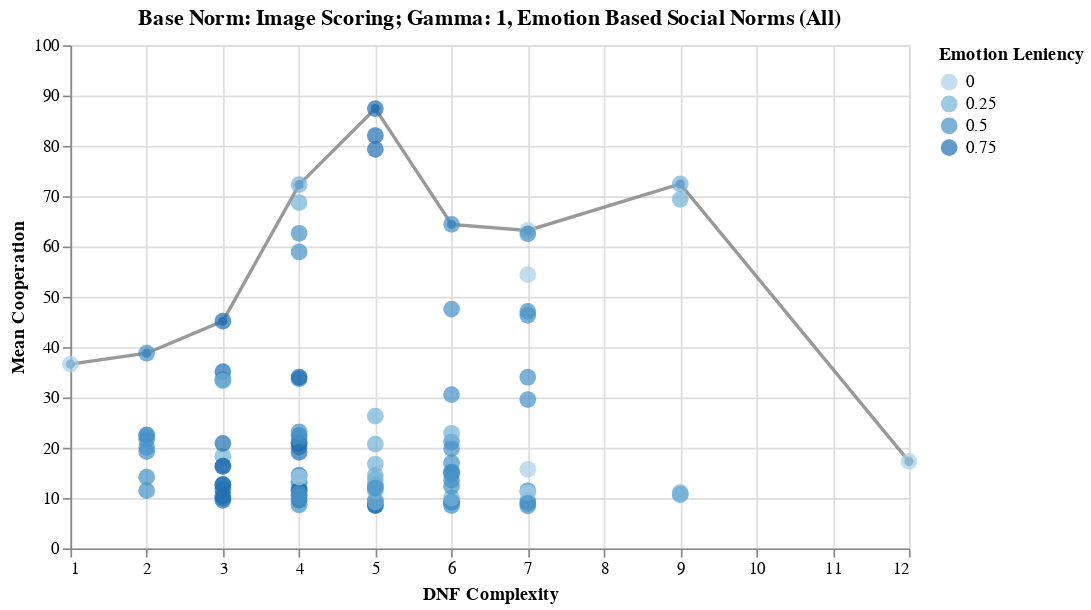

Notebook code cell kept with this figure:
### Code cell
# =============================
#   Scatterplot by Base Norm
# =============================

# 1. Choose base norm
chosen_base_norm = "Image Scoring"
chosen_gamma = 1

# Filter relevant runs
filtered = merged_df[merged_df["base_social_norm"] == chosen_base_norm].copy()
filtered = filtered[filtered.Z == 40]
filtered = filtered[filtered.gamma_center == chosen_gamma]
filtered = filtered[filtered.Emotion_Leniency != 1]


# 2. Average all runs per emergent norm
grouped = (
    filtered.groupby(["8bit_vector", "DNF_literals", "Emotion_Leniency"], as_index=False)
            .agg(mean_coop=("average_cooperation", "mean"))
)

# 3. Keep only the top 10% for each DNF complexity
def top_10_percent(df):
    if len(df) == 0:
        return df
    cutoff = np.quantile(df["mean_coop"], 0)
    return df[df["mean_coop"] >= cutoff]

grouped_top = (
    grouped.groupby("DNF_literals", group_keys=False)
           .apply(top_10_percent)
)

# NEW: Highest value per DNF (one per group)
top_per_dnf = (
    grouped_top.loc[grouped_top.groupby("DNF_literals")["mean_coop"].idxmax()]
)

# Scatter plot
scatter = (
    alt.Chart(grouped_top)
    .mark_circle(size=100)
    .encode(
        x=alt.X("DNF_literals:Q", title="DNF Complexity"),
        y=alt.Y("mean_coop:Q", title="Mean Cooperation",
                scale=alt.Scale(domain=[0, 100])),
        color=alt.Color("Emotion_Leniency:O", title="Emotion Leniency"),
        tooltip=[
            "8bit_vector",
            "DNF_literals",
            "Emotion_Leniency",
            alt.Tooltip("mean_coop:Q", format=".4f")
        ]
    )
)

# NEW: Line connecting the top points
topline = (
    alt.Chart(top_per_dnf)
    .mark_line(point=True, size=2, color="gray", opacity=0.8)
    .encode(
        x="DNF_literals:Q",
        y="mean_coop:Q",
        tooltip=["DNF_literals", "mean_coop"]
    )
)

# Combine
plot = (
    (topline + scatter)
    .properties(
        width=500,
        height=300,
        title=f"Base Norm: {chosen_base_norm}; Gamma: {chosen_gamma}, Emotion Based Social Norms (All)"
    )
)

plot

### Figure 1 — Vega-Lite specification as saved in the notebook (floating-point values rounded to 4 significant figures)
{"config": {"view": {"continuousWidth": 400, "continuousHeight": 300}}, "layer": [{"data": {"name": "data-dd2a4f03f4d10bf95cc0a077a4f0d60d"}, "mark": {"type": "line", "color": "gray", "opacity": 0.8, "point": true, "size": 2}, "encoding": {"tooltip": [{"field": "DNF_literals", "type": "quantitative"}, {"field": "mean_coop", "type": "quantitative"}], "x": {"field": "DNF_literals", "type": "quantitative"}, "y": {"field": "mean_coop", "type": "quantitative"}}}, {"data": {"name": "data-79492d19362a55426a659dcdada07df8"}, "mark": {"type": "circle", "size": 100}, "encoding": {"color": {"field": "Emotion_Leniency", "title": "Emotion Leniency", "type": "ordinal"}, "tooltip": [{"field": "8bit_vector", "type": "nominal"}, {"field": "DNF_literals", "type": "quantitative"}, {"field": "Emotion_Leniency", "type": "quantitative"}, {"field": "mean_coop", "format": ".4f", "type": "quantitative"}], "x": {"field": "DNF_literals", "title": "DNF Complexity", "type": "quantitative"}, "y": {"field": "mean_coop", "scale": {"domain": [0, 100]}, "title": "Mean Cooperation", "type": "quantitative"}}}], "height": 300, "title": "Base Norm: Image Scoring; Gamma: 1, Emotion Based Social Norms (All)", "width": 500, "$schema": "https://vega.github.io/schema/vega-lite/v4.17.0.json", "datasets": {"data-dd2a4f03f4d10bf95cc0a077a4f0d60d": [{"8bit_vector": "01010101", "DNF_literals": 1, "Emotion_Leniency": 0.0, "mean_coop": 36.62}, {"8bit_vector": "11110101", "DNF_literals": 2, "Emotion_Leniency": 0.5, "mean_coop": 38.79}, {"8bit_vector": "11110001", "DNF_literals": 3, "Emotion_Leniency": 0.75, "mean_coop": 45.16}, {"8bit_vector": "01000101", "DNF_literals": 4, "Emotion_Leniency": 0.25, "mean_coop": 72.3}, {"8bit_vector": "11000001", "DNF_literals": 5, "Emotion_Leniency": 0.75, "mean_coop": 87.42}, {"8bit_vector": "01000001", "DNF_literals": 6, "Emotion_Leniency": 0.5, "mean_coop": 64.41}, {"8bit_vector": "01011001", "DNF_literals": 7, "Emotion_Leniency": 0.0, "mean_coop": 63.2}, {"8bit_vector": "01001001", "DNF_literals": 9, "Emotion_Leniency": 0.25, "mean_coop": 72.43}, {"8bit_vector": "01101001", "DNF_literals": 12, "Emotion_Leniency": 0.0, "mean_coop": 17.28}], "data-79492d19362a55426a659dcdada07df8": [{"8bit_vector": "00000001", "DNF_literals": 3, "Emotion_Leniency": 0.75, "mean_coop": 35.13}, {"8bit_vector": "00000010", "DNF_literals": 3, "Emotion_Leniency": 0.75, "mean_coop": 33.49}, {"8bit_vector": "00000100", "DNF_literals": 3, "Emotion_Leniency": 0.75, "mean_coop": 11.7}, {"8bit_vector": "00000101", "DNF_literals": 2, "Emotion_Leniency": 0.5, "mean_coop": 22.56}, {"8bit_vector": "00000110", "DNF_literals": 6, "Emotion_Leniency": 0.5, "mean_coop": 19.82}, {"8bit_vector": "00000111", "DNF_literals": 4, "Emotion_Leniency": 0.75, "mean_coop": 33.73}, {"8bit_vector": "00001000", "DNF_literals": 3, "Emotion_Leniency": 0.75, "mean_coop": 12.72}, {"8bit_vector": "00001001", "DNF_literals": 6, "Emotion_Leniency": 0.5, "mean_coop": 21.17}, {"8bit_vector": "00001010", "DNF_literals": 2, "Emotion_Leniency": 0.5, "mean_coop": 22.45}, {"8bit_vector": "00001011", "DNF_literals": 4, "Emotion_Leniency": 0.75, "mean_coop": 34.06}, {"8bit_vector": "00001101", "DNF_literals": 4, "Emotion_Leniency": 0.75, "mean_coop": 20.87}, {"8bit_vector": "00001110", "DNF_literals": 4, "Emotion_Leniency": 0.75, "mean_coop": 20.97}, {"8bit_vector": "00010000", "DNF_literals": 3, "Emotion_Leniency": 0.75, "mean_coop": 9.563}, {"8bit_vector": "00010001", "DNF_literals": 2, "Emotion_Leniency": 0.5, "mean_coop": 21.68}, {"8bit_vector": "00010010", "DNF_literals": 6, "Emotion_Leniency": 0.5, "mean_coop": 13.56}, {"8bit_vector": "00010011", "DNF_literals": 4, "Emotion_Leniency": 0.75, "mean_coop": 22.47}, {"8bit_vector": "00010100", "DNF_literals": 6, "Emotion_Leniency": 0.5, "mean_coop": 9.163}, {"8bit_vector": "00010101", "DNF_literals": 4, "Emotion_Leniency": 0.25, "mean_coop": 13.17}, {"8bit_vector": "00010110", "DNF_literals": 9, "Emotion_Leniency": 0.25, "mean_coop": 11.08}, {"8bit_vector": "00010111", "DNF_literals": 6, "Emotion_Leniency": 0.5, "mean_coop": 15.18}, {"8bit_vector": "00011000", "DNF_literals": 6, "Emotion_Leniency": 0.5, "mean_coop": 8.52}, {"8bit_vector": "00011001", "DNF_literals": 5, "Emotion_Leniency": 0.25, "mean_coop": 14.57}, {"8bit_vector": "00011010", "DNF_literals": 5, "Emotion_Leniency": 0.25, "mean_coop": 12.65}, {"8bit_vector": "00011011", "DNF_literals": 4, "Emotion_Leniency": 0.5, "mean_coop": 14.57}, {"8bit_vector": "00011100", "DNF_literals": 5, "Emotion_Leniency": 0.75, "mean_coop": 8.562}, {"8bit_vector": "00011101", "DNF_literals": 4, "Emotion_Leniency": 0.5, "mean_coop": 13.11}, {"8bit_vector": "00100001", "DNF_literals": 6, "Emotion_Leniency": 0.5, "mean_coop": 15.12}, {"8bit_vector": "00100010", "DNF_literals": 2, "Emotion_Leniency": 0.5, "mean_coop": 19.24}, {"8bit_vector": "00100011", "DNF_literals": 4, "Emotion_Leniency": 0.75, "mean_coop": 20.14}, {"8bit_vector": "00100100", "DNF_literals": 6, "Emotion_Leniency": 0.5, "mean_coop": 9.226}, {"8bit_vector": "00100101", "DNF_literals": 5, "Emotion_Leniency": 0.25, "mean_coop": 12.3}, {"8bit_vector": "00100110", "DNF_literals": 5, "Emotion_Leniency": 0.25, "mean_coop": 13.7}, {"8bit_vector": "00100111", "DNF_literals": 4, "Emotion_Leniency": 0.5, "mean_coop": 14.38}, {"8bit_vector": "00101000", "DNF_literals": 6, "Emotion_Leniency": 0.5, "mean_coop": 9.199}, {"8bit_vector": "00101001", "DNF_literals": 9, "Emotion_Leniency": 0.25, "mean_coop": 10.78}, {"8bit_vector": "00101010", "DNF_literals": 4, "Emotion_Leniency": 0.25, "mean_coop": 12.09}, {"8bit_vector": "00101011", "DNF_literals": 6, "Emotion_Leniency": 0.5, "mean_coop": 14.84}, {"8bit_vector": "00101100", "DNF_literals": 5, "Emotion_Leniency": 0.75, "mean_coop": 9.408}, {"8bit_vector": "00101101", "DNF_literals": 7, "Emotion_Leniency": 0.5, "mean_coop": 11.45}, {"8bit_vector": "00110001", "DNF_literals": 4, "Emotion_Leniency": 0.75, "mean_coop": 11.54}, {"8bit_vector": "00110010", "DNF_literals": 4, "Emotion_Leniency": 0.75, "mean_coop": 11.6}, {"8bit_vector": "00110100", "DNF_literals": 5, "Emotion_Leniency": 0.75, "mean_coop": 8.514}, {"8bit_vector": "00110101", "DNF_literals": 4, "Emotion_Leniency": 0.5, "mean_coop": 8.71}, {"8bit_vector": "00110110", "DNF_literals": 7, "Emotion_Leniency": 0.5, "mean_coop": 8.435}, {"8bit_vector": "00110111", "DNF_literals": 3, "Emotion_Leniency": 0.75, "mean_coop": 10.48}, {"8bit_vector": "00111001", "DNF_literals": 7, "Emotion_Leniency": 0.5, "mean_coop": 9.396}, {"8bit_vector": "01000001", "DNF_literals": 6, "Emotion_Leniency": 0.5, "mean_coop": 64.41}, {"8bit_vector": "01000011", "DNF_literals": 5, "Emotion_Leniency": 0.75, "mean_coop": 82.06}, {"8bit_vector": "01000100", "DNF_literals": 2, "Emotion_Leniency": 0.5, "mean_coop": 20.07}, {"8bit_vector": "01000101", "DNF_literals": 4, "Emotion_Leniency": 0.25, "mean_coop": 72.3}, {"8bit_vector": "01000110", "DNF_literals": 5, "Emotion_Leniency": 0.25, "mean_coop": 26.29}, {"8bit_vector": "01000111", "DNF_literals": 4, "Emotion_Leniency": 0.5, "mean_coop": 62.63}, {"8bit_vector": "01001001", "DNF_literals": 9, "Emotion_Leniency": 0.25, "mean_coop": 72.43}, {"8bit_vector": "01001011", "DNF_literals": 7, "Emotion_Leniency": 0.5, "mean_coop": 46.34}, {"8bit_vector": "01010000", "DNF_literals": 2, "Emotion_Leniency": 0.5, "mean_coop": 14.15}, {"8bit_vector": "01010001", "DNF_literals": 4, "Emotion_Leniency": 0.25, "mean_coop": 68.74}, {"8bit_vector": "01010011", "DNF_literals": 4, "Emotion_Leniency": 0.5, "mean_coop": 21.72}, {"8bit_vector": "01010100", "DNF_literals": 4, "Emotion_Leniency": 0.25, "mean_coop": 8.617}, {"8bit_vector": "01010101", "DNF_literals": 1, "Emotion_Leniency": 0.0, "mean_coop": 36.62}, {"8bit_vector": "01010110", "DNF_literals": 7, "Emotion_Leniency": 0.0, "mean_coop": 11.03}, {"8bit_vector": "01010111", "DNF_literals": 3, "Emotion_Leniency": 0.25, "mean_coop": 18.31}, {"8bit_vector": "01011001", "DNF_literals": 7, "Emotion_Leniency": 0.0, "mean_coop": 63.2}, {"8bit_vector": "01100001", "DNF_literals": 9, "Emotion_Leniency": 0.25, "mean_coop": 69.37}, {"8bit_vector": "01100011", "DNF_literals": 7, "Emotion_Leniency": 0.5, "mean_coop": 34.02}, {"8bit_vector": "01100100", "DNF_literals": 5, "Emotion_Leniency": 0.25, "mean_coop": 12.68}, {"8bit_vector": "01100101", "DNF_literals": 7, "Emotion_Leniency": 0.0, "mean_coop": 54.41}, {"8bit_vector": "01100110", "DNF_literals": 4, "Emotion_Leniency": 0.0, "mean_coop": 14.18}, {"8bit_vector": "01100111", "DNF_literals": 6, "Emotion_Leniency": 0.25, "mean_coop": 22.87}, {"8bit_vector": "01101001", "DNF_literals": 12, "Emotion_Leniency": 0.0, "mean_coop": 17.28}, {"8bit_vector": "01110000", "DNF_literals": 4, "Emotion_Leniency": 0.75, "mean_coop": 10.54}, {"8bit_vector": "01110001", "DNF_literals": 6, "Emotion_Leniency": 0.5, "mean_coop": 47.56}, {"8bit_vector": "01110011", "DNF_literals": 3, "Emotion_Leniency": 0.75, "mean_coop": 20.87}, {"8bit_vector": "01110100", "DNF_literals": 4, "Emotion_Leniency": 0.5, "mean_coop": 10.86}, {"8bit_vector": "01110101", "DNF_literals": 3, "Emotion_Leniency": 0.25, "mean_coop": 33.3}, {"8bit_vector": "01110110", "DNF_literals": 6, "Emotion_Leniency": 0.25, "mean_coop": 10.03}, {"8bit_vector": "01110111", "DNF_literals": 2, "Emotion_Leniency": 0.5, "mean_coop": 11.47}, {"8bit_vector": "10000001", "DNF_literals": 6, "Emotion_Leniency": 0.5, "mean_coop": 30.56}, {"8bit_vector": "10000011", "DNF_literals": 5, "Emotion_Leniency": 0.75, "mean_coop": 79.32}, {"8bit_vector": "10000100", "DNF_literals": 6, "Emotion_Leniency": 0.5, "mean_coop": 12.35}, {"8bit_vector": "10000101", "DNF_literals": 5, "Emotion_Leniency": 0.25, "mean_coop": 20.72}, {"8bit_vector": "10000111", "DNF_literals": 7, "Emotion_Leniency": 0.5, "mean_coop": 47.11}, {"8bit_vector": "10010000", "DNF_literals": 6, "Emotion_Leniency": 0.5, "mean_coop": 16.98}, {"8bit_vector": "10010001", "DNF_literals": 5, "Emotion_Leniency": 0.25, "mean_coop": 16.76}, {"8bit_vector": "10010011", "DNF_literals": 7, "Emotion_Leniency": 0.5, "mean_coop": 29.59}, {"8bit_vector": "10010100", "DNF_literals": 9, "Emotion_Leniency": 0.25, "mean_coop": 10.65}, {"8bit_vector": "10010101", "DNF_literals": 7, "Emotion_Leniency": 0.0, "mean_coop": 15.72}, {"8bit_vector": "10100001", "DNF_literals": 5, "Emotion_Leniency": 0.25, "mean_coop": 11.41}, {"8bit_vector": "10100011", "DNF_literals": 4, "Emotion_Leniency": 0.5, "mean_coop": 23.14}, {"8bit_vector": "10100100", "DNF_literals": 5, "Emotion_Leniency": 0.25, "mean_coop": 9.225}, {"8bit_vector": "10100101", "DNF_literals": 4, "Emotion_Leniency": 0.0, "mean_coop": 9.472}, {"8bit_vector": "10110000", "DNF_literals": 4, "Emotion_Leniency": 0.75, "mean_coop": 9.558}, {"8bit_vector": "10110001", "DNF_literals": 4, "Emotion_Leniency": 0.5, "mean_coop": 10.22}, {"8bit_vector": "10110011", "DNF_literals": 3, "Emotion_Leniency": 0.75, "mean_coop": 16.35}, {"8bit_vector": "10110100", "DNF_literals": 7, "Emotion_Leniency": 0.5, "mean_coop": 8.937}, {"8bit_vector": "11000001", "DNF_literals": 5, "Emotion_Leniency": 0.75, "mean_coop": 87.42}, {"8bit_vector": "11010000", "DNF_literals": 4, "Emotion_Leniency": 0.75, "mean_coop": 19.07}, {"8bit_vector": "11010001", "DNF_literals": 4, "Emotion_Leniency": 0.5, "mean_coop": 58.91}, {"8bit_vector": "11100001", "DNF_literals": 7, "Emotion_Leniency": 0.5, "mean_coop": 62.51}, {"8bit_vector": "11110001", "DNF_literals": 3, "Emotion_Leniency": 0.75, "mean_coop": 45.16}, {"8bit_vector": "11110100", "DNF_literals": 3, "Emotion_Leniency": 0.75, "mean_coop": 9.994}, {"8bit_vector": "11110101", "DNF_literals": 2, "Emotion_Leniency": 0.5, "mean_coop": 38.79}, {"8bit_vector": "11110111", "DNF_literals": 3, "Emotion_Leniency": 0.75, "mean_coop": 16.31}, {"8bit_vector": "11111001", "DNF_literals": 5, "Emotion_Leniency": 0.5, "mean_coop": 11.98}, {"8bit_vector": "11111101", "DNF_literals": 3, "Emotion_Leniency": 0.75, "mean_coop": 12.61}]}}
